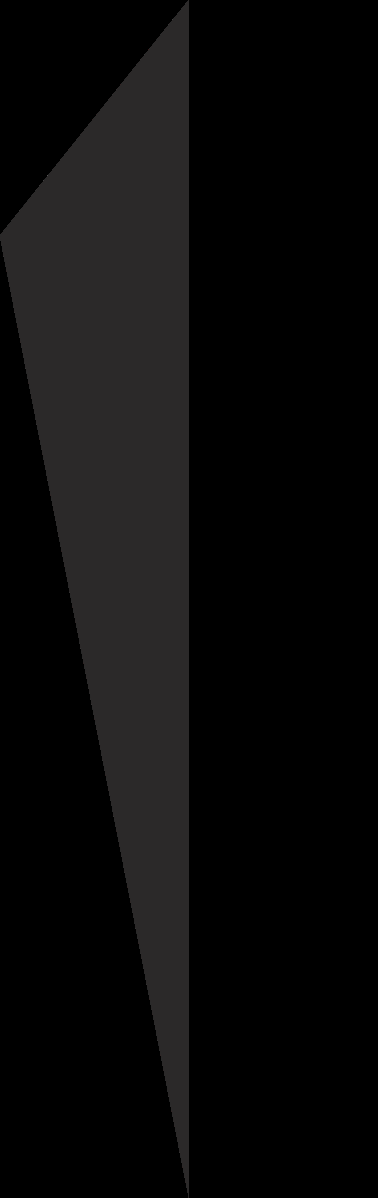
#> input picture image/buri.png, 378 x 1198 px
$ python rotate.py
#> lines starting #> are read from the running program, lines starting #| are printed output that depends on the picture
import cv2
import numpy as np
from PIL import Image

buri_path = 'image/buri.png'
buri = cv2.imread(buri_path,  cv2.IMREAD_UNCHANGED)
#> buri is the input picture: shape (1198, 378, 4); mean B, G, R, A 10.3, 10.3, 10.8, 127.5


buri_pil = Image.fromarray(buri)
buri_rotated = buri_pil.rotate(30, expand=1)
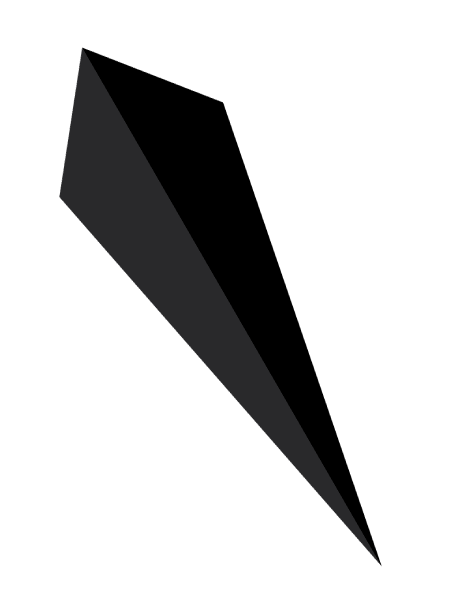
#> buri_rotated: PIL image 928x1228 RGBA (shown at 1/2 size); mean R, G, B, A 4.1, 4.1, 4.3, 50.7; transparent parts drawn white
buri_rotated = np.array(buri_rotated)
# print(buri_rotated.shape)
# cv2.imshow('d',buri_rotated)
# cv2.waitKey(0)
mask = buri_rotated[:,:,3]
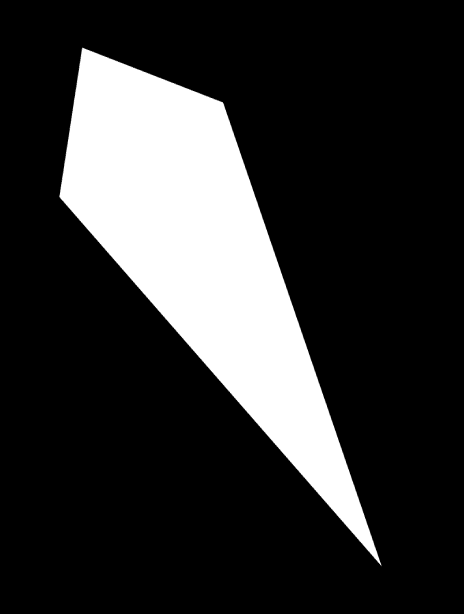
#> mask: shape (1228, 928) (shown at 1/2 size); min 0, max 255, mean 50.7
h,w = mask.shape
#> h = 1228; w = 928

file_name = 'text.txt'

# [5 lines of commented-out code are left out]
crop_x = []
crop_y = []
print(mask)
#> (printed output is left out)
for i in range(w) :
    key = False
    for j in range(h) :
        # print(mask[j][i])
        if mask[j][i] != 0:
            crop_x.append(i)
            crop_y.append(j)
            # print(i,j)
    #         key = True
    #         break
    # if key == True : break
crop_x.sort()
crop_y.sort()
# print(crop_y,crop_x)


buri_rotated = buri_rotated[crop_y[0]:,crop_x[0]:]
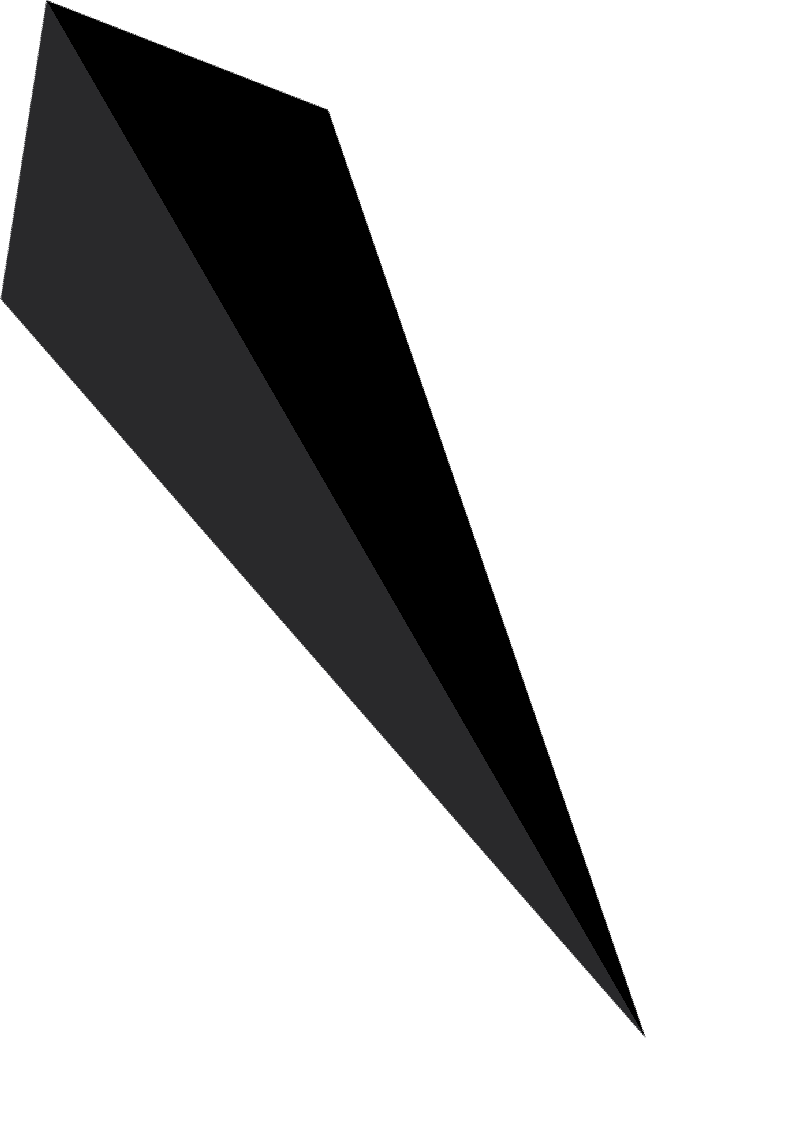
#> buri_rotated: shape (1133, 810, 4); mean R, G, B, A 5.1, 5.1, 5.3, 62.9; transparent parts drawn white
cv2.imwrite('aaaa.png',buri_rotated)
